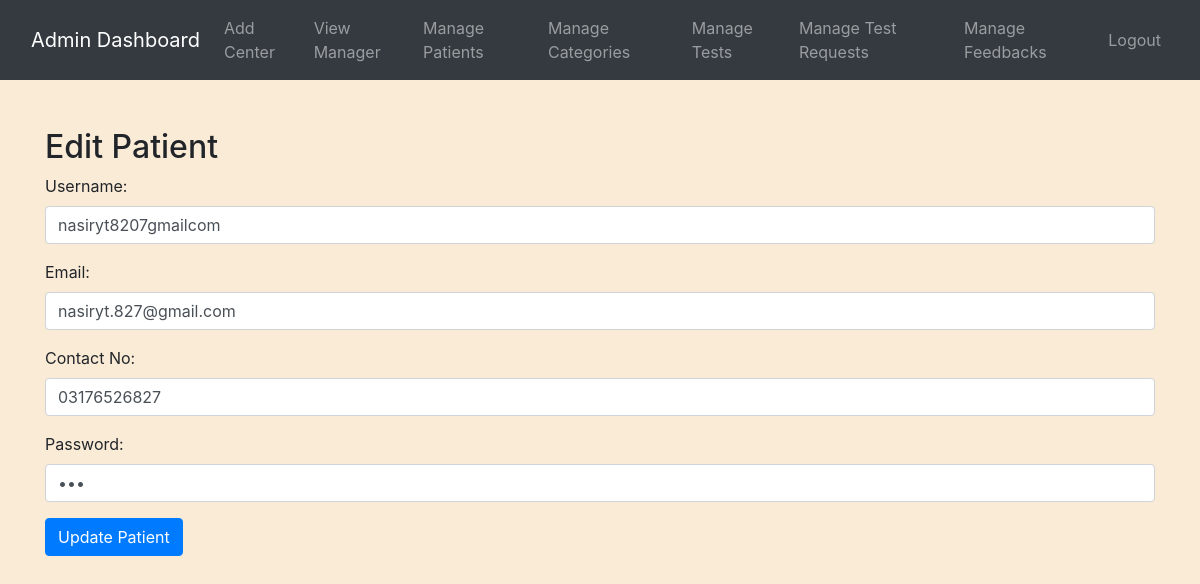
Screenshot of /admin/edit_patient.php?patient_id=5 (signed in) with the database file from the repository.
### tables this page shows
CREATE TABLE `patients` (
  `id` int(11) NOT NULL,
  `Username` varchar(255) NOT NULL,
  `Email` varchar(255) NOT NULL,
  `contactno` varchar(50) NOT NULL,
  `Password` varchar(255) NOT NULL
);

### admin/edit_patient.php (the view, shortened to what this page needs)
<?php
include('config.php');
if (isset($_GET['patient_id'])) {
    $patientId = $_GET['patient_id'];
    $sql = "SELECT * FROM patients WHERE id='$patientId'";
    $result = $conn->query($sql);
    if ($result->num_rows == 1) {
        $row = $result->fetch_assoc();
        $username = $row['Username'];
        $email = $row['Email'];
        $contactno = $row['contactno'];
        $password = $row['Password'];
    } else {
        echo "Patient not found.";
        exit;
    }
} else {
    echo "Patient ID not provided.";
    exit;
}
?>
<!DOCTYPE html>
<html>
<head>
    <link rel="stylesheet" href="https://stackpath.bootstrapcdn.com/bootstrap/4.3.1/css/bootstrap.min.css">
<body>
<?php include('navbar.php'); ?>
<div class="container mt-5">
    <h2>Edit Patient</h2>
    <form action="<?php echo htmlspecialchars($_SERVER["PHP_SELF"]) . '?patient_id=' . $patientId; ?>" method="POST">
        <div class="form-group">
            <label for="username">Username:</label>
            <input type="text" class="form-control" id="username" name="username" value="<?php echo $username; ?>" required>
        </div>
        <div class="form-group">
            <label for="email">Email:</label>
            <input type="email" class="form-control" id="email" name="email" value="<?php echo $email; ?>" required>
        </div>
        <div class="form-group">
            <label for="contactno">Contact No:</label>
            <input type="text" class="form-control" id="contactno" name="contactno" value="<?php echo $contactno; ?>" required>
        </div>
        <div class="form-group">
            <label for="password">Password:</label>
            <input type="password" class="form-control" id="password" name="password" value="<?php echo $password; ?>" required>
        </div>
        <button type="submit" name="update_patient" class="btn btn-primary">Update Patient</button>
    </form>
</div>
</body>
</html>

### admin/edit_patient.php (style rules this page uses)
body { background-color: antiquewhite; }

### rows the page displays
patients: username "nasiryt8207gmailcom", email "nasiryt.827@gmail.com", contactno "03176526827"
